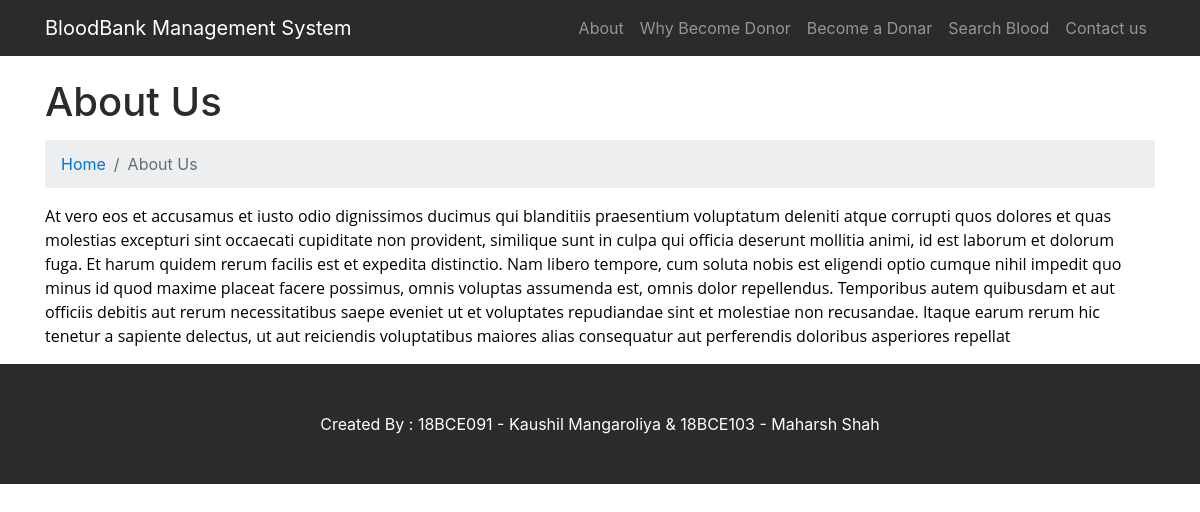
The page /bbdms/page.php?type=aboutus on the database as committed earlier.
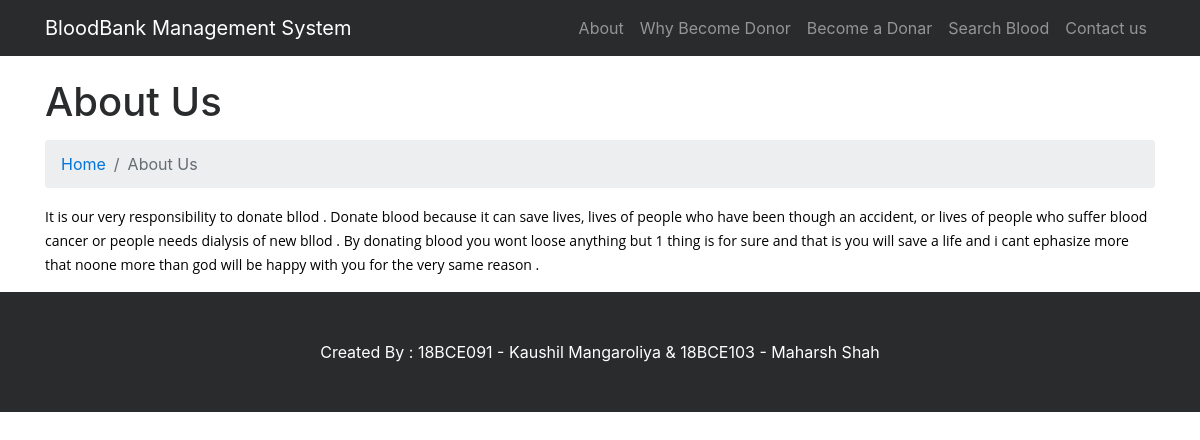
The same page on the database as committed later.
### tables this page shows
CREATE TABLE IF NOT EXISTS `tblpages` (
  `id` int(11) NOT NULL,
  `PageName` varchar(255) DEFAULT NULL,
  `type` varchar(255) NOT NULL DEFAULT '',
  `detail` longtext NOT NULL
);

### bbdms/page.php (the view, shortened to what this page needs)
<?php
include('includes/config.php');
?>
<!DOCTYPE html>
<html lang="en">
<head>
    <link href="vendor/bootstrap/css/bootstrap.min.css" rel="stylesheet">
    <link href="vendor/font-awesome/css/font-awesome.min.css" rel="stylesheet" type="text/css">
    <link href="css/modern-business.css" rel="stylesheet">
</head>
<body>
<?php include('includes/header.php');?>
    <div class="container">
                    <?php
$pagetype=$_GET['type'];
$sql = "SELECT type,detail,PageName from tblpages where type=:pagetype";
$query = $dbh -> prepare($sql);
$query->bindParam(':pagetype',$pagetype,PDO::PARAM_STR);
$query->execute();
$results=$query->fetchAll(PDO::FETCH_OBJ);
if($query->rowCount() > 0)
{
foreach($results as $result)
{ ?>
        <h1 class="mt-4 mb-3"><?php   echo htmlentities($result->PageName); ?> </h1>
        <ol class="breadcrumb">
            <li class="breadcrumb-item">
                <a href="index.php">Home</a>
            </li>
            <li class="breadcrumb-item active"><?php   echo htmlentities($result->PageName); ?></li>
        </ol>
        <p><?php  echo $result->detail; ?> </p>
    </div>
    <?php } } ?>
   <?php include('includes/footer.php');?>
</body>
</html>

Rows that differ between the two databases and show on the page:
changed tblpages "About Us": detail "At vero eos et accusamus et iusto odio dignissimos ducimus qui blanditiis praesentium voluptatum deleniti atque corrupti quos dolores et quas molestias excepturi sint occaecati cupiditate non provident, similique sunt in culpa qui officia deserunt mollitia animi, id est laborum et dolorum fuga. Et harum quidem rerum facilis est et expedita distinctio. Nam libero tempore, cum soluta nobis est eligendi optio cumque nihil impedit quo minus id quod maxime placeat facere possimus, omnis voluptas assumenda est, omnis dolor repellendus. Temporibus autem quibusdam et aut officiis debitis aut rerum necessitatibus saepe eveniet ut et voluptates repudiandae sint et molestiae non recusandae. Itaque…" → "It is our very responsibility to donate bllod . Donate blood because it can save lives, lives of people who have been though an accident, or lives of people who suffer blood cancer or people needs dialysis of new bllod . By donating blood you wont loose anything but 1 thing is for sure and that is you will save a life and i cant ephasize more that noone more than god will be happy with you for the very same reason ."
